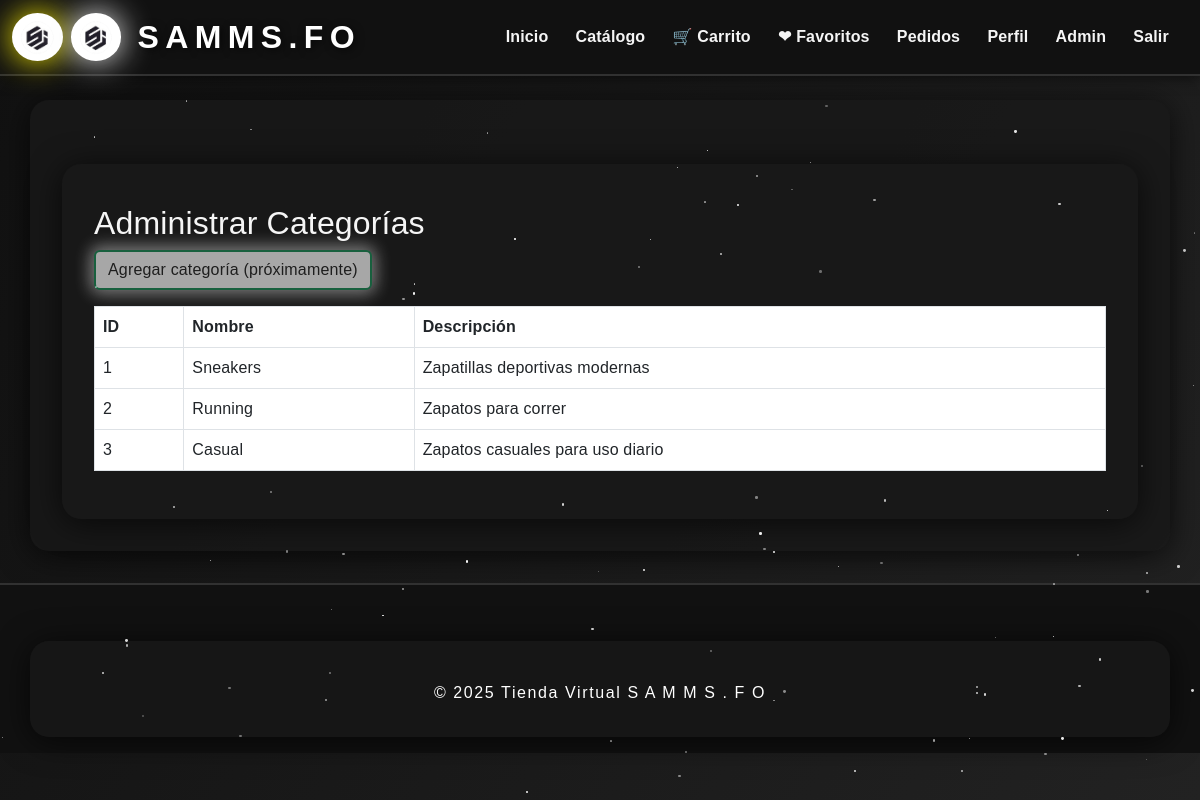
Page /admin/categories (signed in) on the committed database.
### app/models/products.py (models this page shows)
class Category(db.Model):
    __tablename__ = 'categories'
    id = db.Column(db.Integer, primary_key=True)
    name = db.Column(db.String(50), unique=True, nullable=False)
    description = db.Column(db.String(255))
    products = db.relationship('Product', backref='category', lazy=True)

### app/routes/admin.py (the view)
@admin_bp.route('/categories')
@login_required
@admin_required
def categories():
    page = request.args.get('page', 1, type=int)
    categories = Category.query.paginate(page=page, per_page=20, error_out=False)
    return render_template('admin/categories.html', categories=categories)

### app/routes/admin.py (called while the page is built)
def admin_required(f):
    @wraps(f)
    def decorated_function(*args, **kwargs):
        if not current_user.is_authenticated or current_user.role != UserRole.ADMIN:
            flash('Acceso denegado: solo administradores.', 'danger')
            return redirect(url_for('auth.login'))
        return f(*args, **kwargs)
    return decorated_function

### app/templates/admin/categories.html
{% extends 'base.html' %}
{% block content %}
<div class="container mt-4">
  <h2>Administrar Categorías</h2>
  <a href="#" class="btn btn-success mb-3 disabled">Agregar categoría (próximamente)</a>
  <table class="table table-bordered">
    <thead>
      <tr>
        <th>ID</th>
        <th>Nombre</th>
        <th>Descripción</th>
      </tr>
    </thead>
    <tbody>
      {% for cat in categories %}
      <tr>
        <td>{{ cat.id }}</td>
        <td>{{ cat.name }}</td>
        <td>{{ cat.description }}</td>
      </tr>
      {% endfor %}
    </tbody>
  </table>
</div>
{% endblock %}

### app/static/star-bg.css (style rules this page uses)
body { min-height: 100vh; background: #0a0a23; overflow-x: hidden; }

### app/templates/base.html (style rules this page uses)
body { background: linear-gradient(120deg, #111 0%, #222 100%), url('https://www.transparenttextures.com/patterns/asfalt-light.png'); min-height: 100vh; color: #f5f5f5; font-family: 'Montserrat', Arial, sans-serif; letter-spacing: 0.01em; background-blend-mode: overlay; }
.container { background: #181818cc; border-radius: 1.2rem; box-shadow: 0 4px 32px 0 #000a; padding: 2.5rem 2rem 2rem 2rem; margin-top: 2.5rem; }
.btn-success { background: #f5f5f5 !important; color: #222 !important; border: 2px solid #f5f5f5; box-shadow: 0 0 16px 4px rgba(245,245,245,0.7), 0 2px 8px #0005; }
::placeholder { color: #bbb; opacity: 1; }

### rows in the picture
Category: id "1", name "Sneakers", description "Zapatillas deportivas modernas"
Category: id "2", name "Running", description "Zapatos para correr"
Category: id "3", name "Casual", description "Zapatos casuales para uso diario"
